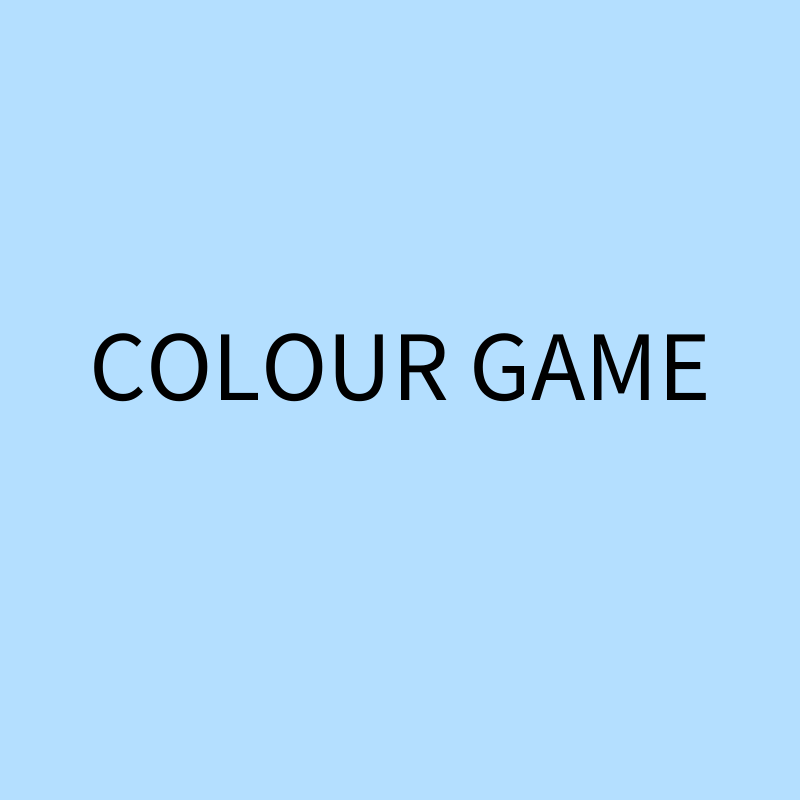
Frame 1 (no input)
Frame 60 (the mouse pressed at the canvas centre just before this capture): identical to frame 1, image omitted
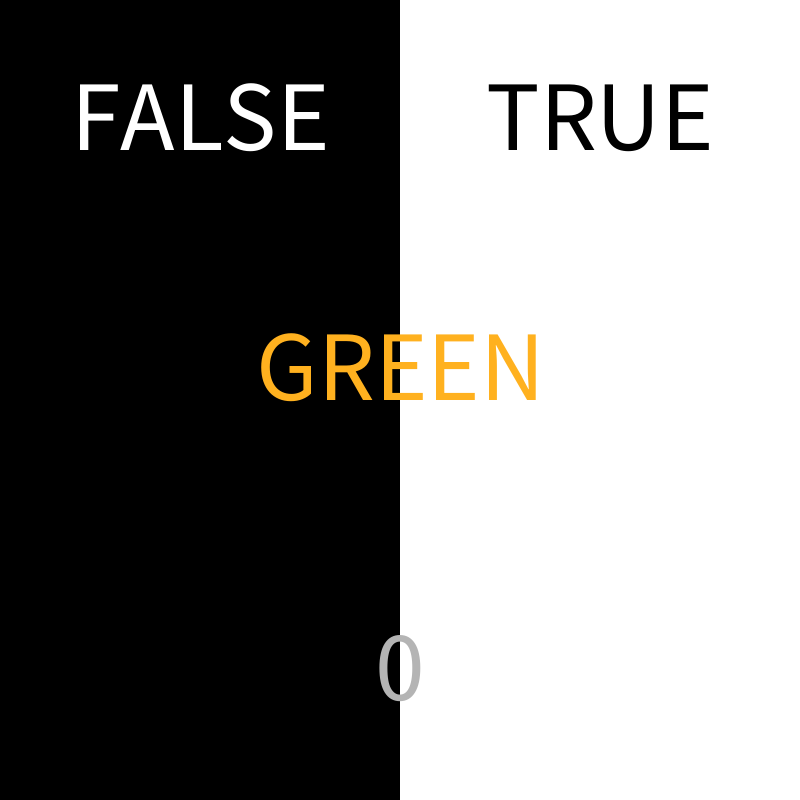
Frame 120 (the mouse held since frame 60 and released just before this capture)

The Processing sketch that drew these frames (run headless with seeded random() and noise(); from frame 60 on, the mouse is pressed at the canvas centre):

// Processing sketch: Colour_Game
// ── Colour_Game.pde
int mode;
int points;
int puzzle;
final int intro = 0;
final int game = 1;
final int gameover = 2;
color red = #F2380A;
color orange = #FFB11F;
color yellow = #FFED1F;
color green = #9DF53B;
color blue = #79E5FF;
color purple = #ED98FF;

ArrayList<String> words = new ArrayList<String>();
color[]colors = {red, orange, yellow, green, blue, purple};

int choice = int(random(0, 6));
int colorchoice = int(random(0, 6));


void setup() { 
  size(800, 800);
  mode = intro;
  words.add("RED");
  words.add("ORANGE");
  words.add("YELLOW");
  words.add("GREEN");
  words.add("BLUE");
  words.add("PURPLE");
  words.get(choice);
}

void draw() {
  if (mode == intro) {
    intro();
  } else if (mode == game) {
    game();
  } else if (mode == gameover) {
    gameover();
  } else {
    println("error" + mode);
  }
}

void mousePressed() {
  if (mode == intro) {
    mode = game;
  } else if (mode == game) {
    gameClicks();
  } else if (mode == gameover) {
    mode = intro;
  } else {
    println("error" + mode);
  }
}

// ── a_intro.pde
void intro() {
  background(#B4DFFF);
  fill(0);
  textSize(100);
  textAlign(CENTER);
  text("COLOUR GAME", width/2, height/2);
  
}

// ── b_game.pde
void game() {
  background(#B4DFFF);
  noStroke();
  //false---------------------------------------------------------------
  fill(0);
  rect(0, 0, 400, 800);
  fill(255);
  text("FALSE", 200, 150);
  //true---------------------------------------------------------------
  fill(255);
  rect(400, 0, 400, 800);
  fill(0);
  text("TRUE", 600, 150);
  //colours------------------------------------------------------------
  fill(colors[colorchoice]);
  text(words.get(choice), width/2, height/2);
  //points-------------------------------------------------------------
  fill(180);
  text(points, 400, 700);
  println(colorchoice, choice);
}

void gameClicks() {
  puzzle = int(random(0, 2));
  if (mouseX > 0 && mouseX < 400) {   
    if (choice == colorchoice) {
      mode = gameover;
    } else {
      points++;
    }
  } else if (mouseX > 300 && mouseX < 800) {
    if(choice == colorchoice) {
      points++;
    } else {
      mode = gameover;
    }
  }
  if (puzzle == 0) { 
    choice = int(random(0, 6));
    colorchoice = int(random(0, 6));
    if (choice == colorchoice) colorchoice = int(random(0, 6));
  } else if (puzzle == 1) {
    choice = int(random(0, 6));
    colorchoice = choice;
  }
}

// ── c_gameover.pde
void gameover() {
  background(#ACF3FA);
  fill(0);
  text("GAMEOVER", width/2, height/2);
}
